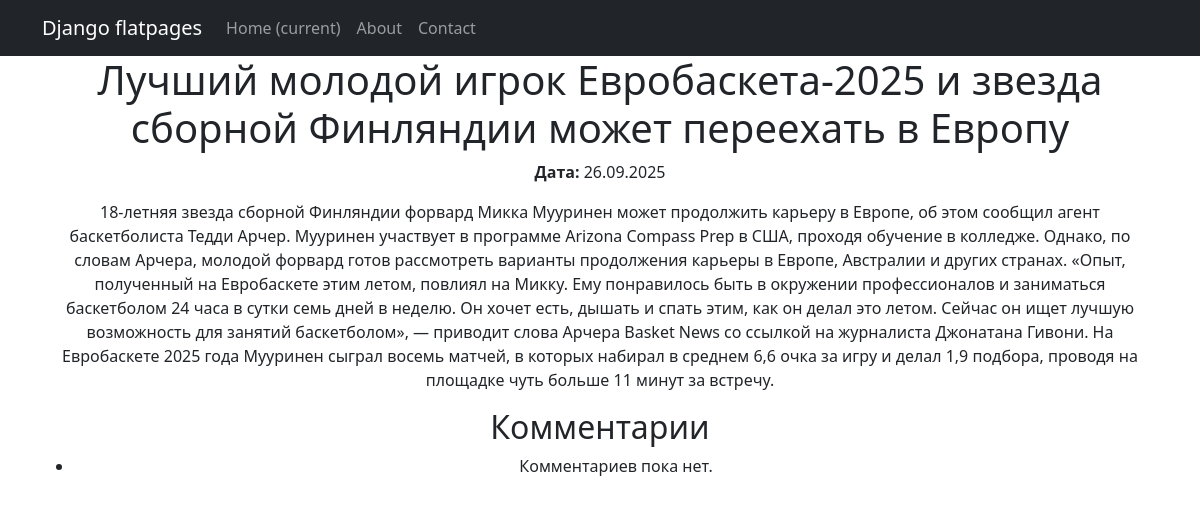
The app's page /news/15/ with its own data.
### news/models.py (models this page shows, shortened)
class Post(models.Model):
    ARTICLE = 'ART'
    NEWS = 'NEW'
    POST_TYPE_CHOICES = [
        (ARTICLE, 'Статья'),
        (NEWS, 'Новость'),
    ]
    author = models.ForeignKey(Author, on_delete=models.CASCADE, related_name='posts')
    post_type = models.CharField(max_length=3, choices=POST_TYPE_CHOICES)
    created_at = models.DateTimeField(auto_now_add=True)
    categories = models.ManyToManyField(Category, through='PostCategory')
    title = models.CharField(max_length=128)
    content = models.TextField()
    rating = models.IntegerField(default=0)

### news/views.py (the view)
# urls.py: path('news/<int:pk>/', news_detail, name='news_detail'),
def news_detail(request, pk):
    news_item = get_object_or_404(Post, pk=pk)
    comments = news_item.comments.all()
    return render(request, 'flatpages/news_detail.html', {'news': news_item, 'comments': comments})

### news/templatetags/censor.py (called while the page is built)
@register.filter
def censor(value):
    for word in BAD_WORDS:
        pattern = re.compile(re.escape(word), re.IGNORECASE)
        value = pattern.sub('*' * len(word), value)
    return value

### templates/flatpages/news_detail.html
{% extends "flatpages/default.html" %}
{% load censor %}
{% block content %}
<h1>{{ news.title|censor }}</h1>
<p><strong>Дата:</strong> {{ news.created_at|date:"d.m.Y" }}</p>
<p>{{ news.content|censor }}</p>
<h2>Комментарии</h2>
<ul>
    {% for comment in comments %}
        <li>
            <strong>{{ comment.user.username }}</strong><br>
            {{ comment.content|censor }}<br>
            <small>{{ comment.created_at|date:"d.m.Y H:i" }}</small>
        </li>
    {% empty %}
        <li>Комментариев пока нет.</li>
    {% endfor %}
</ul>
{% endblock %}

### records on screen
Post: title|censor "Лучший молодой игрок Евробаскета-2025 и звезда сборной Финляндии может переехать в Европу", created_at "26.09.2025", content|censor "18-летняя звезда сборной Финляндии форвард Микка Мууринен может продолжить карьеру в Европе, об этом сообщил агент баскетболиста Тедди Арчер. Мууринен участвует в программе Arizona Compass Prep в США, проходя обучение в колледже. Однако, по словам Арчера, молодой форвард готов рассмотреть варианты продолжения карьеры в Европе, Австралии и других странах. «Опыт, полученный на Евробаскете этим летом, повлиял на Микку. Ему понравилось быть в окружении профессионалов и заниматься баскетболом 24 часа в сутки семь дней в неделю. Он хочет есть, дышать и спать этим, как он делал это летом. Сейчас он ищет лучшую возможность для занятий баскетболом», — приводит слова Арчера Basket News со ссылкой на…"
